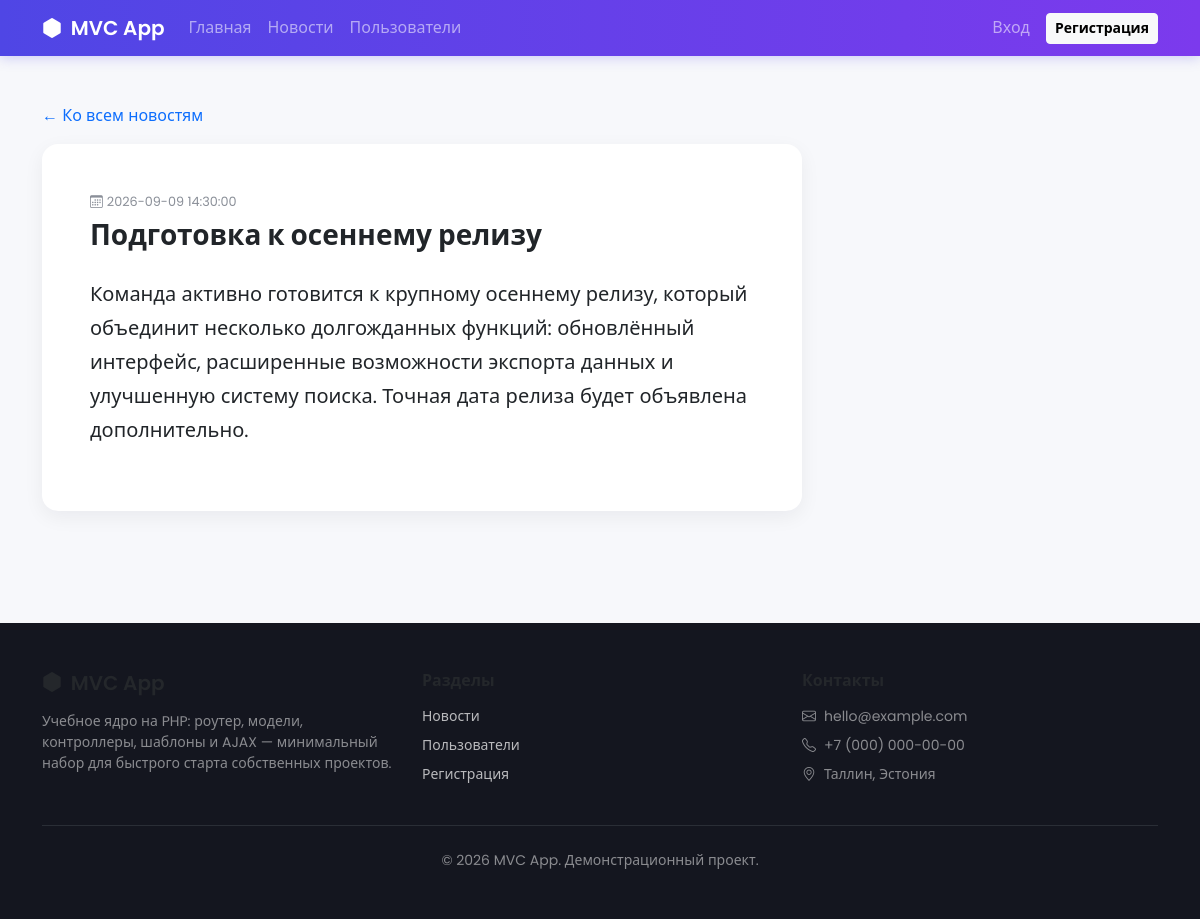
/news/view/slug/podgotovka-k-osennemu-relizu, run on the app's committed database.
### tables this page shows
CREATE TABLE IF NOT EXISTS news (
    id INT UNSIGNED AUTO_INCREMENT PRIMARY KEY,
    title VARCHAR(200) NOT NULL,
    slug VARCHAR(220) NOT NULL UNIQUE,
    excerpt VARCHAR(500) NOT NULL,
    content TEXT NOT NULL,
    created_at DATETIME NOT NULL
);

### core/View.php (called while the page is built, shortened)
<?php
class View
{
    private string $viewsPath;
    public function __construct()
    {
        $this->viewsPath = BASE_PATH . '/app/views/';
    }
    public function render(string $viewPath, array $data = []): void
    {
        $content = $this->renderPartial($viewPath, $data);
    }
    public function renderPartial(string $viewPath, array $data = []): string
    {
        $file = $this->viewsPath . $viewPath . '.php';
        extract($data, EXTR_SKIP);
        require $file;
        return ob_get_clean();
    }
}

### core/Controller.php (called while the page is built, shortened)
<?php
abstract class Controller
{
    protected View $view;
    public function __construct(array $params = [])
    {
        $this->view   = new View();
    }
    protected function model(string $name): mixed
    {
        $class = ucfirst($name) . 'Model';
        $file  = BASE_PATH . '/app/models/' . $class . '.php';
        return new $class();
    }
    protected function render(string $viewPath, array $data = []): void
    {
        $this->view->render($viewPath, $data);
    }
}

### app/controllers/NewsController.php (called while the page is built, shortened)
<?php
class NewsController extends Controller
{
    public function viewAction(array $params): void
    {
        $slug = $params['slug'] ?? '';
        $newsModel = $this->model('news');
        $item = $newsModel->getBySlug($slug);
        $this->render('news/view', [
            'title' => $item['title'],
            'item'  => $item,
        ]);
    }
}

### core/Router.php (called while the page is built, shortened)
<?php
class Router
{
    private string $actionName     = DEFAULT_ACTION;
    private array  $params         = [];
    private function parseUri(): void
    {
        $uri = $_SERVER['REQUEST_URI'] ?? '/';
        $uri = parse_url($uri, PHP_URL_PATH) ?? '/';
        if (BASE_URL !== '/' && str_starts_with($uri, BASE_URL)) {
            $uri = substr($uri, strlen(BASE_URL));
        } else {
            $uri = ltrim($uri, '/');
        }
        $uri = trim($uri, '/');
        $segments = explode('/', $uri);
        $segments = array_map('urldecode', $segments);
        if (!empty($segments[1])) {
            $this->actionName = $segments[1];
        }
        $rest = array_slice($segments, 2);
        for ($i = 0; $i < count($rest); $i += 2) {
            $key   = $rest[$i];
            $value = $rest[$i + 1] ?? null;
            if ($key !== '') {
                $this->params[$key] = $value;
            }
        }
    }
    private function actionMethod(): string
    {
        $name = preg_replace('/[^a-zA-Z0-9_]/', '', $this->actionName);
        return lcfirst($name) . 'Action';
    }
    public function run(): void
    {
        $controller = new $controllerClass($this->params);
        $method = $this->actionMethod();
        $controller->$method($this->params);
    }
}

### index.php (called while the page is built, shortened)
<?php
$router = new Router();
$router->run();

### core/Autoloader.php (called while the page is built, shortened)
<?php
spl_autoload_register(function (string $class) {
    $dirs = [
        BASE_PATH . '/core/',
        BASE_PATH . '/app/models/',
        BASE_PATH . '/app/controllers/',
    ];
    foreach ($dirs as $dir) {
        $file = $dir . $class . '.php';
        if (is_file($file)) {
            return;
        }
    }
});

### core/Db.php (called while the page is built, shortened)
<?php
class Db
{
    private static ?Db $instance = null;
    private PDO $pdo;
    private function __construct()
    {
        $dsn = 'mysql:host=' . DB_HOST . ';dbname=' . DB_NAME . ';charset=' . DB_CHARSET;
        try {
            $this->pdo = new PDO($dsn, DB_USER, DB_PASS, [
                PDO::ATTR_ERRMODE            => PDO::ERRMODE_EXCEPTION,
                PDO::ATTR_DEFAULT_FETCH_MODE => PDO::FETCH_ASSOC,
                PDO::ATTR_EMULATE_PREPARES   => false,
            ]);
        } catch (PDOException $e) {
            if (DEBUG) {
                die('Ошибка подключения к БД: ' . $e->getMessage());
            }
            die('Ошибка подключения к базе данных.');
        }
    }
    public static function getInstance(): Db
    {
        if (self::$instance === null) {
            self::$instance = new self();
        }
        return self::$instance;
    }
    public function query(string $sql, array $params = []): PDOStatement
    {
        $stmt = $this->pdo->prepare($sql);
        $stmt->execute($params);
        return $stmt;
    }
    public function one(string $sql, array $params = []): array|false
    {
        return $this->query($sql, $params)->fetch();
    }
}

### core/Model.php (called while the page is built, shortened)
<?php
abstract class Model
{
    public function __construct()
    {
        $this->db = Db::getInstance();
    }
}

### app/models/NewsModel.php (called while the page is built, shortened)
<?php
class NewsModel extends Model
{
    public function getBySlug(string $slug): array|false
    {
        return $this->db->one('SELECT * FROM news WHERE slug = ?', [$slug]);
    }
}

### app/views/news/view.php (the view)
<section class="container py-5">
    <?php if ($item === null): ?>
        <div class="alert alert-warning">Новость не найдена.</div>
        <a href="<?= BASE_URL ?>news/index" class="btn btn-outline-secondary">&larr; Ко всем новостям</a>
    <?php else: ?>
        <a href="<?= BASE_URL ?>news/index" class="text-decoration-none d-inline-block mb-3">&larr; Ко всем новостям</a>
        <article class="card feature-card p-4 p-md-5" style="max-width: 760px;">
            <div class="news-date mb-2">
                <i class="bi bi-calendar3 me-1"></i><?= htmlspecialchars($item['created_at']) ?>
            </div>
            <h1 class="h3 fw-bold mb-4"><?= htmlspecialchars($item['title']) ?></h1>
            <p class="fs-5" style="line-height: 1.7;"><?= nl2br(htmlspecialchars($item['content'])) ?></p>
        </article>
    <?php endif; ?>
</section>

### public/css/style.css (style rules this page uses)
:root { --brand-1: #4f46e5; --brand-2: #7c3aed; --brand-3: #06b6d4; }
body { font-family: 'Poppins', system-ui, sans-serif; background: #f7f8fb; color: #24272b; }
.feature-card { border: none; border-radius: 16px; background: #fff; box-shadow: 0 6px 20px rgba(24, 24, 40, .06); transition: transform .2s ease, box-shadow .2s ease; height: 100%; }
.news-date { font-size: .8rem; color: #8a8f98; }

### data on the page
news: created_at "2026-09-09 14:30:00", title "Подготовка к осеннему релизу", content "Команда активно готовится к крупному осеннему релизу, который объединит несколько долгожданных функций: обновлённый интерфейс, расширенные возможности экспорта данных и улучшенную систему поиска. Точная дата релиза будет объявлена дополнительно."
